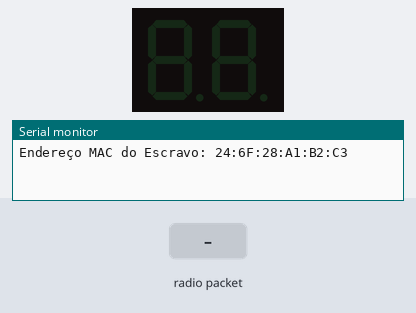
Bench run of a program on a simulated ESP32. Shown: 2-digit seven-segment display, the last lines printed to the serial monitor. Wiring (inferred from the names in the program): 2-digit 7-segment display, segments lit when LOW: segments GPIO 2, GPIO 4, GPIO 15, GPIO 16, GPIO 14, GPIO 5, GPIO 13, GPIO 33, GPIO 32, GPIO 22, GPIO 19, GPIO 17, GPIO 27, GPIO 26. The inputs (shaded band) are chosen by the test bench. The segment pins are drawn as the display they are named for. At 6.4 s the program restarts the board; the recording ends there.

Above: at 1.2 s.
1.3 s: radio packet "90" arrives
At 2.3 s:
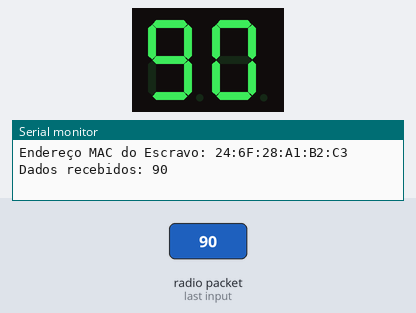
Timing chart, 0 to 4.3 s (numbered marks = the images above; inputs shaded):
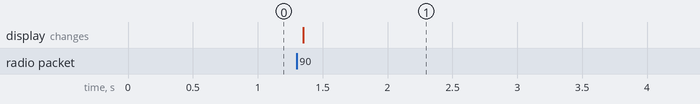

Measured:
- after the input at 1.3 s, the display: changes after 0.05 s (image 1)

The program:

main.cpp
```cpp
#include <Arduino.h>
#include <esp_now.h>
#include <WiFi.h>

// Definição dos pinos para os segmentos dos displays
int display1[7] = {2, 4, 15, 16, 14, 5, 13}; // Display 1 (A-G)
int display2[7] = {33, 32, 22, 19, 17, 27, 26}; // Display 2 (A-G)

// Mapeamento dos números para os segmentos (0-9)
bool numMap[10][7] = {
  {1, 1, 1, 1, 1, 1, 0}, // 0
  {0, 1, 1, 0, 0, 0, 0}, // 1
  {1, 1, 0, 1, 1, 0, 1}, // 2
  {1, 1, 1, 1, 0, 0, 1}, // 3
  {0, 1, 1, 0, 0, 1, 1}, // 4
  {1, 0, 1, 1, 0, 1, 1}, // 5
  {1, 0, 1, 1, 1, 1, 1}, // 6
  {1, 1, 1, 0, 0, 0, 0}, // 7
  {1, 1, 1, 1, 1, 1, 1}, // 8
  {1, 1, 1, 1, 0, 1, 1}  // 9
};

unsigned long previousMillis = 0;        // Armazena a última vez que a atualização do display foi feita
const long interval = 5000;              // Intervalo em que o display mostra o número (5 segundos)

// Função para exibir um número em um display específico
void displayNumber(int display[], int number) {
  for (int segment = 0; segment < 7; segment++) {
    digitalWrite(display[segment], numMap[number][segment] ? LOW : HIGH);
  }
}

// Função para apagar todos os LEDs
void clearDisplays() {
  for (int i = 0; i < 7; i++) {
    digitalWrite(display1[i], HIGH);
    digitalWrite(display2[i], HIGH);
  }
}

// Função para verificar se a string é um número de dois dígitos
bool isTwoDigitNumber(const char* str) {
  return isdigit(str[0]) && isdigit(str[1]) && str[2] == '\0';
}

bool displayActive = false; // Indica se o número está sendo exibido no display

void OnDataRecv(const uint8_t * mac, const uint8_t *incomingData, int len) {
  char buffer[250];
  memset(buffer, 0, sizeof(buffer));

  if (len < sizeof(buffer)) {
    memcpy(buffer, incomingData, len);
    buffer[len] = '\0';

    Serial.print("Dados recebidos: ");
    Serial.println(buffer);

    if (isTwoDigitNumber(buffer)) {
      int digit1 = buffer[0] - '0'; // Converte o primeiro caractere para número
      int digit2 = buffer[1] - '0'; // Converte o segundo caractere para número

      displayNumber(display1, digit1);
      displayNumber(display2, digit2);

      previousMillis = millis(); // Atualiza o tempo de início
      displayActive = true; // Ativa a exibição no display
    }
  } else {
    Serial.println("Erro: Tamanho do dado recebido excede o buffer");
  }
}

void setup() {
  Serial.begin(115200);
  WiFi.mode(WIFI_STA);

  if (esp_now_init() != ESP_OK) {
    Serial.println("Erro ao inicializar ESP-NOW");
    return;
  }

  esp_now_register_recv_cb(OnDataRecv);

  // Configura os pinos dos displays como saída e inicializa como desligados
  for (int i = 0; i < 7; i++) {
    pinMode(display1[i], OUTPUT);
    digitalWrite(display1[i], HIGH); // Desliga o segmento do display 1
    pinMode(display2[i], OUTPUT);
    digitalWrite(display2[i], HIGH); // Desliga o segmento do display 2
  }

  Serial.print("Endereço MAC do Escravo: ");
  Serial.println(WiFi.macAddress());
}

void loop() {
  // Verifica se o display está ativo e se já passaram 5 segundos desde a última atualização
  if (displayActive && millis() - previousMillis >= interval) {
    clearDisplays();      // Apaga os displays
    displayActive = false; // Desativa a exibição no display
    ESP.restart(); // Reinicia o ESP para limpar o estado e iniciar de novo
  }
}
```
